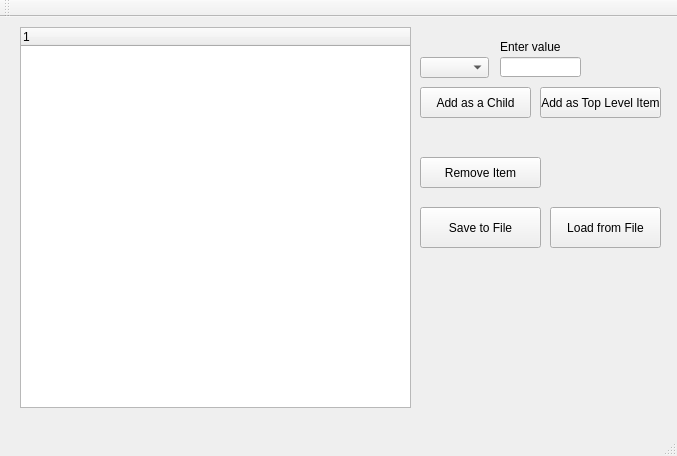
<?xml version="1.0" encoding="UTF-8"?>
<ui version="4.0">
 <class>MainWindow</class>
 <widget class="QMainWindow" name="MainWindow">
  <property name="geometry">
   <rect>
    <x>0</x>
    <y>0</y>
    <width>677</width>
    <height>456</height>
   </rect>
  </property>
  <property name="windowTitle">
   <string>MainWindow</string>
  </property>
  <widget class="QWidget" name="centralWidget">
   <widget class="QTreeWidget" name="treeWidget">
    <property name="geometry">
     <rect>
      <x>20</x>
      <y>10</y>
      <width>391</width>
      <height>381</height>
     </rect>
    </property>
    <column>
     <property name="text">
      <string notr="true">1</string>
     </property>
    </column>
   </widget>
   <widget class="QPushButton" name="addItemButton">
    <property name="geometry">
     <rect>
      <x>420</x>
      <y>70</y>
      <width>111</width>
      <height>31</height>
     </rect>
    </property>
    <property name="text">
     <string>Add as a Child</string>
    </property>
   </widget>
   <widget class="QLineEdit" name="lineEdit">
    <property name="geometry">
     <rect>
      <x>500</x>
      <y>40</y>
      <width>81</width>
      <height>20</height>
     </rect>
    </property>
   </widget>
   <widget class="QLabel" name="label">
    <property name="geometry">
     <rect>
      <x>500</x>
      <y>20</y>
      <width>61</width>
      <height>20</height>
     </rect>
    </property>
    <property name="text">
     <string>Enter value</string>
    </property>
   </widget>
   <widget class="QComboBox" name="selectItemBox">
    <property name="geometry">
     <rect>
      <x>420</x>
      <y>40</y>
      <width>69</width>
      <height>21</height>
     </rect>
    </property>
   </widget>
   <widget class="QPushButton" name="removeItemButton">
    <property name="geometry">
     <rect>
      <x>420</x>
      <y>140</y>
      <width>121</width>
      <height>31</height>
     </rect>
    </property>
    <property name="text">
     <string>Remove Item</string>
    </property>
   </widget>
   <widget class="QPushButton" name="addAsTopButton">
    <property name="geometry">
     <rect>
      <x>540</x>
      <y>70</y>
      <width>121</width>
      <height>31</height>
     </rect>
    </property>
    <property name="text">
     <string>Add as Top Level Item</string>
    </property>
   </widget>
   <widget class="QPushButton" name="saveToFileButton">
    <property name="geometry">
     <rect>
      <x>420</x>
      <y>190</y>
      <width>121</width>
      <height>41</height>
     </rect>
    </property>
    <property name="text">
     <string>Save to File</string>
    </property>
   </widget>
   <widget class="QPushButton" name="loadFromFileButton">
    <property name="geometry">
     <rect>
      <x>550</x>
      <y>190</y>
      <width>111</width>
      <height>41</height>
     </rect>
    </property>
    <property name="text">
     <string>Load from File</string>
    </property>
   </widget>
  </widget>
  <widget class="QMenuBar" name="menuBar">
   <property name="geometry">
    <rect>
     <x>0</x>
     <y>0</y>
     <width>677</width>
     <height>21</height>
    </rect>
   </property>
  </widget>
  <widget class="QToolBar" name="mainToolBar">
   <attribute name="toolBarArea">
    <enum>TopToolBarArea</enum>
   </attribute>
   <attribute name="toolBarBreak">
    <bool>false</bool>
   </attribute>
  </widget>
  <widget class="QStatusBar" name="statusBar"/>
 </widget>
 <layoutdefault spacing="6" margin="11"/>
 <resources/>
 <connections/>
</ui>
